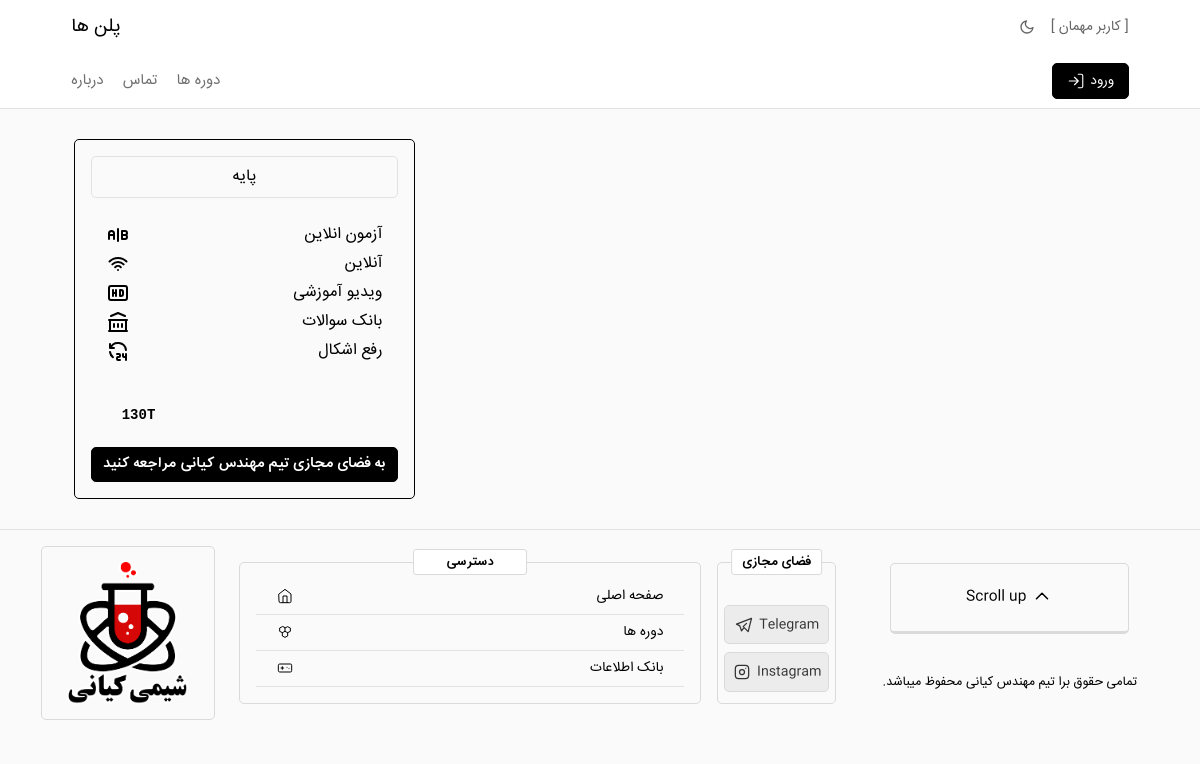
The app's page /plans/ with its own data.
### home/models.py (models this page shows, shortened)
class Plan(models.Model):
    name = models.CharField(max_length=48)
    features = models.ManyToManyField(Feature)
    price = models.CharField(max_length=120, default='0')

class Feature(models.Model):
    name = models.CharField(max_length=48)
    icon = models.CharField(max_length=12000, blank=True)

### home/views.py (the view)
# urls.py: path('plans/', Plans_view, name='plans'),
def Plans_view(request):
    context = {'title':'Plans','HT':'پلن ها'}
    plans = Plan.objects.all()
    cooked_plans = []
    for plan in plans:
        cooked_plans.append({
            'name': plan.name,
            'features': plan.features,
            'price': plan.price
        })
    context['plans'] = cooked_plans
    return render(request, 'home/plans.html', context=context)

### home/templates/home/plans.html
{%extends 'home/base.html'%}
{%load static%}
{%block content%}
<link rel="stylesheet" href="{% static 'css/plans.css'%}">
    <main>
        <div class="plans-container" style="position: relative;">
            {%if plans%}
            {%for plan in plans%}
            <div class="plan-card">
                <div class="card-upper">
                    <h2 class="plan-name">{{plan.name}}</h2>
                    {%for feature in plan.features.all%}
                        <div class="colum-breaker">
                            <p>{{feature.name}}</p>
                            {{feature.icon|safe}}
                        </div>
                    {%endfor%}
                </div>
                <div class="card-lower">
                    <h3 class="price">{{plan.price}}T</h3>
                    <div class="subscribe" onclick="openSocial()">
                        به فضای مجازی تیم مهندس کیانی مراجعه کنید
                    </div>
                </div>
            </div>
            {%endfor%}
            {%else%}
            <div style="border: 1px solid #444;border-radius: 5px;height: 30vh;position: absolute; width: 100%; display: flex;font-family: IRSansB;font-size: .875rem;align-items: center;justify-content: center;">
                دوره ای پیدا نشد
            </div>
            {%endif%}
        </div>
    </main>
{%endblock content%}

### static/css/globals.css (style rules this page uses)
body, html { margin: 0; padding: 0; width: 100%; height: 100%; }
body { min-height: 100vh; }
*, *:before, *:after { -webkit-box-sizing: inherit; -moz-box-sizing: inherit; box-sizing: inherit; font-family: 'IRSans'; }
main { max-width: 1100px; margin: 0 auto; padding: 0 1.5em; }

### static/css/plans.css (style rules this page uses)
.plans-container { display: grid; grid-template-columns: 1fr 1fr 1fr; width: 100%; height: fit-content; margin-top: 30px; gap: 15px; }
.plan-card { display: flex; border: 1px solid #000; padding: 1em; flex-direction: column; direction: rtl; height: fit-content; align-items: center; width: 100%; border-radius: 5px; gap: 40px; height: 100%; justify-content: space-between; }
.card-upper { width: 100%; display: flex; flex-direction: column; align-items: center; gap: 5px; }
.card-lower { display: flex; flex-direction: column; gap: 20px; width: 100%; height: fit-content; }
.price { margin: 0; width: 90%; text-align: left; font-weight: bold; font-size: .875rem; font-family: monospace; }
.plan-name { margin: 0; font-size: 1rem; padding: .5em; width: 100%; border: 1px solid #e2e2e2; font-weight: bold; border-radius: 5px; text-align: center; margin-bottom: 20px; }
.colum-breaker { display: flex; justify-content: space-between; width: 90%; align-items: center; }
.subscribe { border-radius: 5px; background-color: black; border: 1px solid black; color: white; font-family: IRSansB; width: 100%; padding: .3em; font-weight: bold; text-align: center; cursor: pointer; font-size: .9rem; transition: all 300ms ease; }

### home/templates/home/base.html (style rules this page uses)
body { background: #FAFAFA; }
p { margin: 0; }

### records on screen
Plan: name "پایه", price "130"
Feature: name "آزمون انلاین"
Feature: name "آنلاین"
Feature: name "ویدیو آموزشی"
Feature: name "بانک سوالات"
Feature: name "رفع اشکال"

### other values on screen
{{ HT }} "پلن ها"
